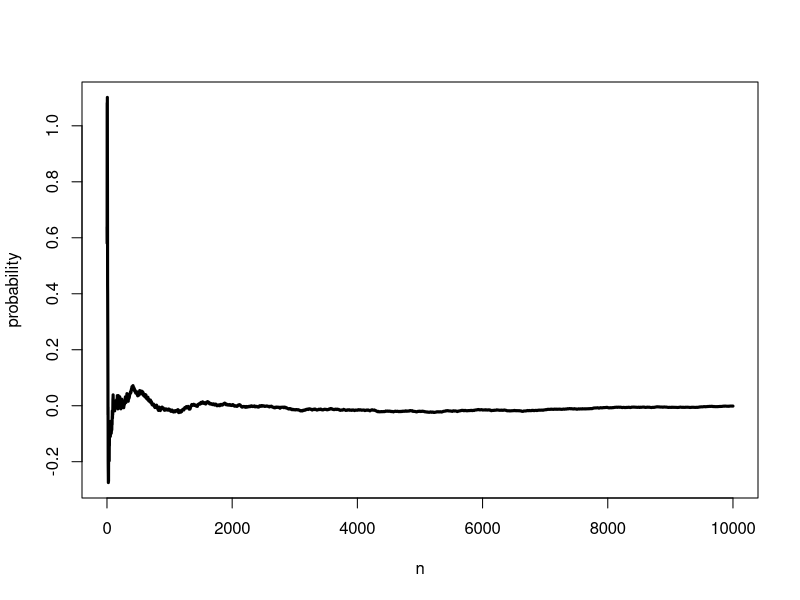
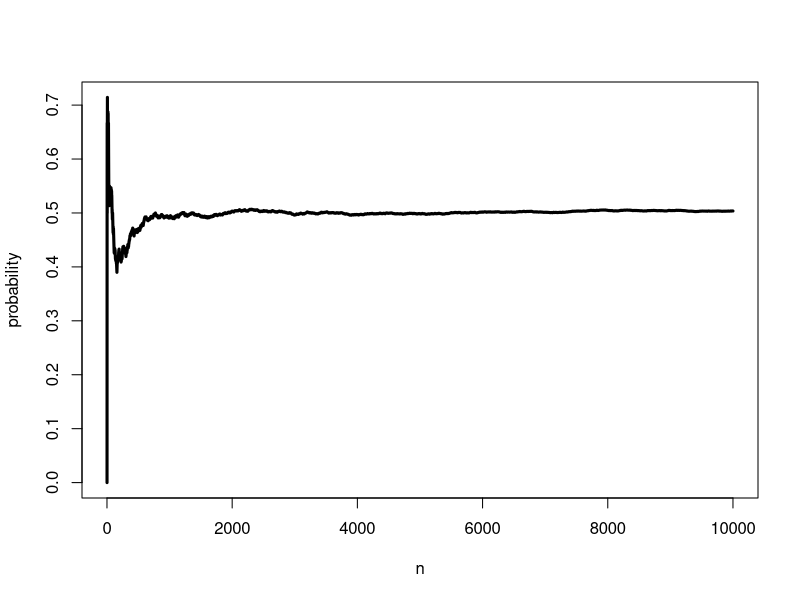

Reproduce these figures in R, in order.
## ---- chunk 1
n <- 10000
probability <- cumsum(rnorm(n))/(1:n)
plot(probability, type = "l", lwd = 3, xlab='n')
## ---- chunk 2
probability <- cumsum(sample(0:1, n, replace = TRUE))/(1:n)
plot(probability, type = "l", lwd = 3, xlab = 'n')
